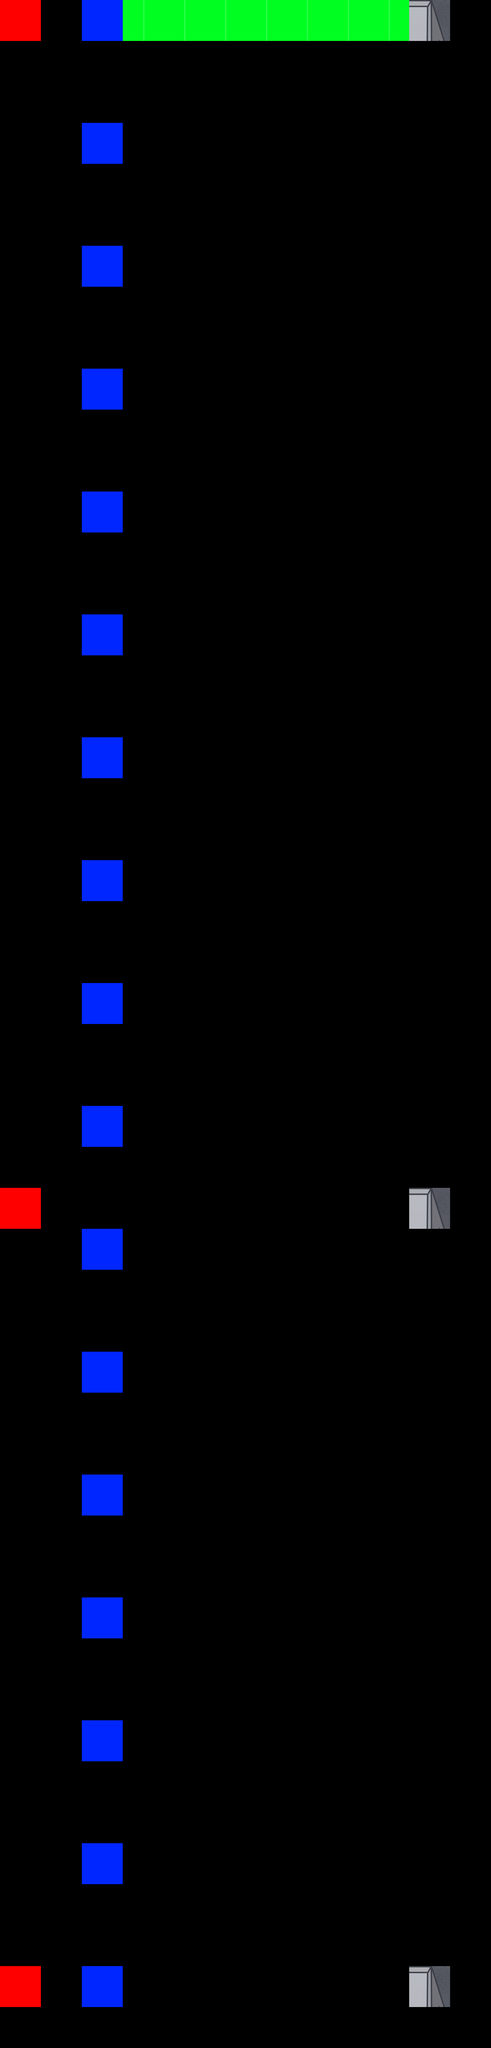

The image is a tile-based game level rendered from a .tmx file. Its description and complete source (layers, tilesets, objects, tile grids) follow:
An orthogonal 12x50 tile map with 128x128 px tiles, 1 tile layer (Tile Layer 1), 2 tilesets and 1 object (Boss3).

<map version="1.2" tiledversion="1.3.1" orientation="orthogonal" renderorder="left-down" compressionlevel="0" width="12" height="50" tilewidth="128" tileheight="128" infinite="0" nextlayerid="3" nextobjectid="2">
 <tileset firstgid="1" name="samplesheet BEEGpng" tilewidth="128" tileheight="128" tilecount="4" columns="4">
  <image source="samplesheet BEEGpng.png" width="512" height="128" />
 </tileset>
 <tileset firstgid="5" name="BUILDINGS" tilewidth="128" tileheight="128" tilecount="435" columns="15">
  <image source="../BUILDINGS.png" width="1920" height="3712" />
 </tileset>
 <layer id="1" name="Tile Layer 1" width="12" height="50">
  <data encoding="csv">
1,0,2,3,3,3,3,3,3,3,367,0,
0,0,0,0,0,0,0,0,0,0,0,0,
0,0,0,0,0,0,0,0,0,0,0,0,
0,0,2,0,0,0,0,0,0,0,0,0,
0,0,0,0,0,0,0,0,0,0,0,0,
0,0,0,0,0,0,0,0,0,0,0,0,
0,0,2,0,0,0,0,0,0,0,0,0,
0,0,0,0,0,0,0,0,0,0,0,0,
0,0,0,0,0,0,0,0,0,0,0,0,
0,0,2,0,0,0,0,0,0,0,0,0,
0,0,0,0,0,0,0,0,0,0,0,0,
0,0,0,0,0,0,0,0,0,0,0,0,
0,0,2,0,0,0,0,0,0,0,0,0,
0,0,0,0,0,0,0,0,0,0,0,0,
0,0,0,0,0,0,0,0,0,0,0,0,
0,0,2,0,0,0,0,0,0,0,0,0,
0,0,0,0,0,0,0,0,0,0,0,0,
0,0,0,0,0,0,0,0,0,0,0,0,
0,0,2,0,0,0,0,0,0,0,0,0,
0,0,0,0,0,0,0,0,0,0,0,0,
0,0,0,0,0,0,0,0,0,0,0,0,
0,0,2,0,0,0,0,0,0,0,0,0,
0,0,0,0,0,0,0,0,0,0,0,0,
0,0,0,0,0,0,0,0,0,0,0,0,
0,0,2,0,0,0,0,0,0,0,0,0,
0,0,0,0,0,0,0,0,0,0,0,0,
0,0,0,0,0,0,0,0,0,0,0,0,
0,0,2,0,0,0,0,0,0,0,0,0,
0,0,0,0,0,0,0,0,0,0,0,0,
1,0,0,0,0,0,0,0,0,0,367,0,
0,0,2,0,0,0,0,0,0,0,0,0,
0,0,0,0,0,0,0,0,0,0,0,0,
0,0,0,0,0,0,0,0,0,0,0,0,
0,0,2,0,0,0,0,0,0,0,0,0,
0,0,0,0,0,0,0,0,0,0,0,0,
0,0,0,0,0,0,0,0,0,0,0,0,
0,0,2,0,0,0,0,0,0,0,0,0,
0,0,0,0,0,0,0,0,0,0,0,0,
0,0,0,0,0,0,0,0,0,0,0,0,
0,0,2,0,0,0,0,0,0,0,0,0,
0,0,0,0,0,0,0,0,0,0,0,0,
0,0,0,0,0,0,0,0,0,0,0,0,
0,0,2,0,0,0,0,0,0,0,0,0,
0,0,0,0,0,0,0,0,0,0,0,0,
0,0,0,0,0,0,0,0,0,0,0,0,
0,0,2,0,0,0,0,0,0,0,0,0,
0,0,0,0,0,0,0,0,0,0,0,0,
0,0,0,0,0,0,0,0,0,0,0,0,
1,0,2,0,0,0,0,0,0,0,367,0,
0,0,0,0,0,0,0,0,0,0,0,0
</data>
 </layer>
 <objectgroup id="2" name="Object Layer 1">
  <object id="1" name="Boss3" x="640" y="384" width="128" height="128">
   <properties>
    <property name="health" type="int" value="75" />
    <property name="scale" type="float" value="4" />
    <property name="shootDelay" type="int" value="2000" />
   </properties>
  </object>
 </objectgroup>
</map>
